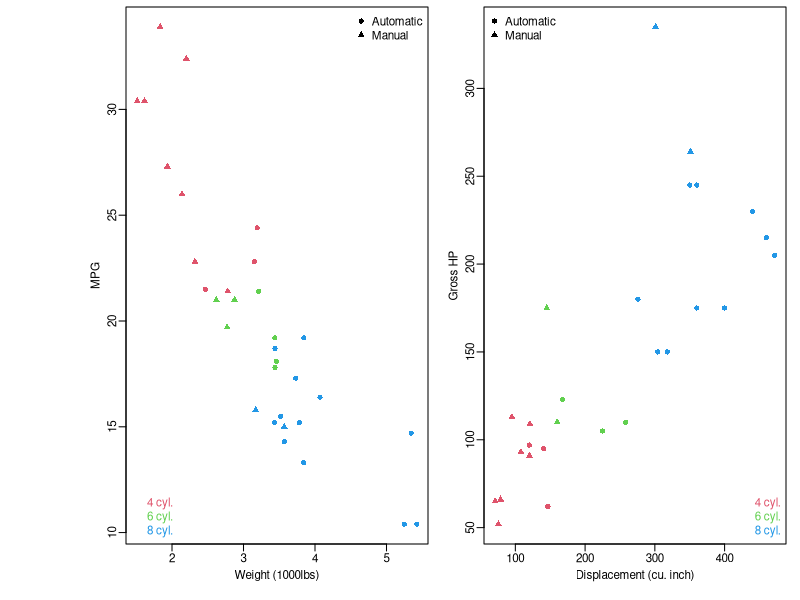

Recreate this plot in R. (Note: this script raises an error after producing the figure.)
## ---- chunk 1
data(mtcars)
## ---- chunk 2
par(mfcol=c(1,2), mar=c(3.5,3.5,0,0.5), oma=c(0.5,5.5,0.5,0.5),cex=0.7,mgp=c(1.7,0.5,0))
with(mtcars,plot(mpg~wt,col=cyl/2,pch=am+16,xlab="Weight (1000lbs)",ylab="MPG",main=""))
legend("topright",pch=16:17,legend=c("Automatic","Manual"),bty="n")
legend("bottomleft",text.col=2:4,legend=c("4 cyl.","6 cyl.","8 cyl."),bty="n")

with(mtcars,plot(hp~disp,col=cyl/2,pch=am+16,xlab="Displacement (cu. inch)",ylab="Gross HP",main=""))
legend("topleft",pch=16:17,legend=c("Automatic","Manual"),bty="n")
legend("bottomright",text.col=2:4,legend=c("4 cyl.","6 cyl.","8 cyl."),bty="n")
## ---- chunk 3
mtcars$mwt <- mtcars$wt + (1-mtcars$am)*-0.70885
fit1 <- lm(mpg~factor(am)+factor(cyl)+mwt+hp,data=mtcars)
summary(fit1)
cil <- confint(fit1, 'factor(am)1',level=0.95)[1,1]
ciu <- confint(fit1, 'factor(am)1',level=0.95)[1,2]
## ---- chunk 4
par(mfrow=c(1,2),cex.main=0.1,cex=0.6,mgp=c(1.7,0.5,0),mar=c(3,3.5,2,0.5),oma=c(0.5,10,0.5,0.5))
plot.lm(fit1,which=1:2,cex.caption=0.5)
## ---- chunk 5
mtcars$mwt=NULL
round(cor(mtcars),2)
## ---- chunk 6
summary(lm(mpg~factor(am)+factor(cyl)+wt,data=mtcars))
## ---- chunk 7
aux <- lm(wt~factor(cyl)+disp+factor(am),data=mtcars)
aux1 <- lm(wt~factor(cyl)+disp+factor(am)+carb,data=mtcars)
aux2 <- lm(wt~factor(cyl)+disp+factor(am)+carb+hp,data=mtcars)
anova(aux,aux1,aux2)
summary(aux1)
## ---- chunk 8
par(mfrow=c(2,2),cex.main=0.1,cex=0.6,mgp=c(1.7,0.5,0),mar=c(4,3.5,2,0.5),oma=c(0.5,10,0.5,0.5))
plot(aux1)
## ---- chunk 9
mtcars$mwt <- mtcars$wt + (1-mtcars$am)*-0.70885
base <- lm(mpg~factor(am)+factor(cyl)+mwt,data=mtcars)
fit1 <- lm(mpg~factor(am)+factor(cyl)+mwt+hp,data=mtcars)
fit2 <- lm(mpg~factor(am)+factor(cyl)+mwt+hp+drat,data=mtcars)
fit3 <- lm(mpg~factor(am)+factor(cyl)+mwt+hp+drat+factor(vs),data=mtcars)
anova(base,fit1,fit2,fit3)
## ---- chunk 10
par(mfrow=c(2,2),cex.main=0.1,cex=0.6,mgp=c(1.7,0.5,0),mar=c(4,3.5,2,0.5),oma=c(0.5,10,0.5,0.5))
plot.lm(fit1,which=3:6,cex.caption=0.5)
